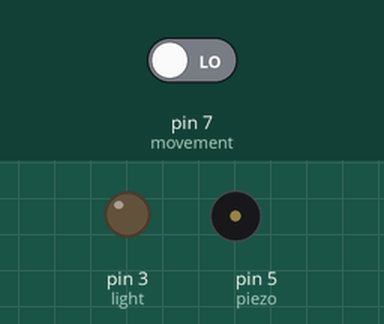
The sketch below on a simulated Arduino Uno, built with avr-gcc and run on an emulated ATmega328P. On the bench: output pins drawn as LEDs (lit = HIGH), buzzer (waves = sounding, pin HIGH). The test bench sets the inputs (shaded band); at power-on: pin 7 (movement) LOW.

Above: at 1.2 s.
1.3 s: pin 7 (movement) driven HIGH
At 2.7 s:
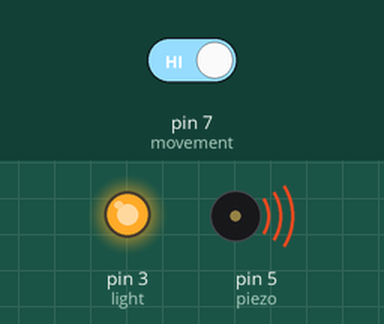
4.3 s: pin 7 (movement) driven LOW
At 5.1 s:
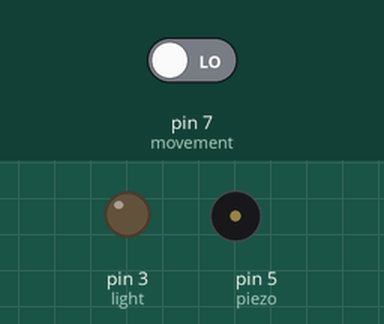
Timing chart, 0 to 7.3 s (numbered marks = the images above; inputs shaded):
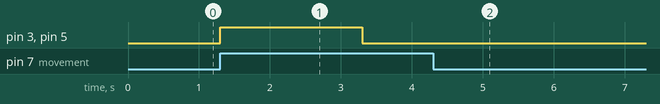

Measured:
- after the input at 1.3 s, pin 3 (light), pin 5 (piezo): LOW → HIGH at once, → LOW 2.0 s later
- after the input at 4.3 s, pin 3 (light), pin 5 (piezo): stops changing and stays LOW

The sketch:

BurglarAlarm.ino
```cpp
int piezo=5;
int movement=7;
int movementstatus=0;
int light=3;

void setup(){
  pinMode(piezo, OUTPUT);
  pinMode(movement, INPUT);
  pinMode(light, OUTPUT);
    Serial.begin(9600);
}

void loop(){
  movementstatus=digitalRead(movement);

  if(movementstatus==HIGH){

      digitalWrite(piezo,HIGH);
      digitalWrite(light,HIGH);
      delay(2000);
      digitalWrite(piezo,LOW);
      digitalWrite(light,LOW);
        delay(2000);

    }
  else{
      digitalWrite(piezo,LOW);
      digitalWrite(light,LOW);
  }

}


//Darragh was here
```
